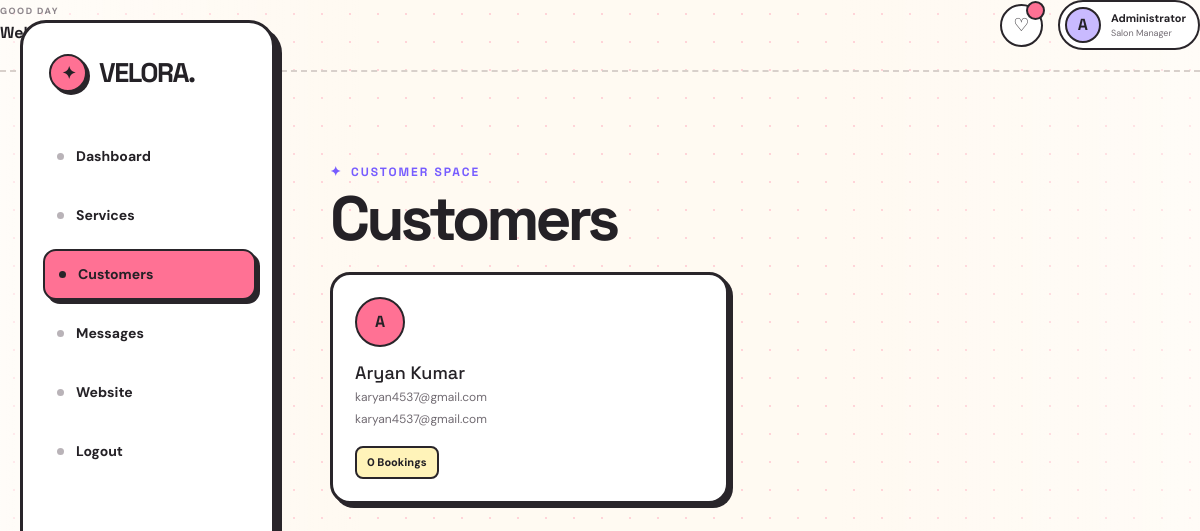
The page /admin/customers.php (signed in) on the database its author committed.
### tables this page shows
CREATE TABLE `users` (
  `id` int(11) NOT NULL,
  `name` varchar(120) NOT NULL,
  `email` varchar(160) NOT NULL,
  `phone` varchar(30) DEFAULT NULL,
  `password` varchar(255) NOT NULL,
  `role` enum('customer','admin') DEFAULT 'customer',
  `created_at` timestamp NOT NULL DEFAULT current_timestamp()
);

### config/connection.php (called while the page is built, shortened)
<?php
function e($v){return htmlspecialchars($v??'',ENT_QUOTES,'UTF-8');}
?>

### admin/customers.php (the view, shortened to what this page needs)
<?php
require "../config/connection.php";
$us = $conn->query("
    SELECT
        u.*,
        COUNT(a.id) bookings
    FROM users u
    LEFT JOIN appointments a
        ON a.user_id = u.id
    WHERE u.role='customer'
    GROUP BY u.id
    ORDER BY u.created_at DESC
");
?>
<!doctype html>
<html>
<head>
<link
    href="https://cdn.jsdelivr.net/npm/bootstrap@5.3.3/dist/css/bootstrap.min.css"
    rel="stylesheet"
>
<link
    rel="stylesheet"
    href="../assets/css/dashboard.css"
>
</head>
<body class="admin">
<div class="topbar">
    <div class="topbar-left">
        <div>
            <span class="topbar-small">GOOD DAY</span>
            <strong>Welcome back, Admin</strong>
        </div>
    </div>
    <div class="topbar-right">
        <div class="notification">
            ♡
            <span><?= $pending ?></span>
        </div>
        <div class="admin-profile">
            <div class="admin-avatar">
                A
            </div>
            <div class="admin-profile-text">
                <strong>Administrator</strong>
                <small>Salon Manager</small>
            </div>
        </div>
    </div>
</div>
<aside>
    <div class="brand">
        VELORA.
    </div>
    <a href="dashboard.php">
        Dashboard
    </a>
    <a href="services.php">
        Services
    </a>
    <a class="active" href="customers.php">
        Customers
    </a>
    <a href="messages.php">
        Messages
    </a>
    <a href="../index.php">
        Website
    </a>
    <a href="../auth/logout.php">
        Logout
    </a>
</aside>
<main>
    <p class="eyebrow">
        CUSTOMER SPACE
    </p>
    <h1>
        Customers
    </h1>
    <div class="customer-grid">
        <?php if ($us && $us->num_rows): ?>
            <?php while ($u = $us->fetch_assoc()): ?>
                <?php
                $initial =
                    strtoupper(
                        substr(
                            $u['name'] ?: 'C',
                            0,
                            1
                        )
                    );
                ?>
                <div class="customer-card">
                    <div class="customer-avatar">
                        <?= e($initial) ?>
                    </div>
                    <h3>
                        <?= e($u['name']) ?>
                    </h3>
                    <p>
                        <?= e($u['email']) ?>
                    </p>
                    <p>
                        <?= e($u['phone']) ?>
                    </p>
                    <span class="booking-count">
                        <?= $u['bookings'] ?>
                        <?= $u['bookings'] == 1
                            ? 'Booking'
                            : 'Bookings' ?>
                    </span>
                </div>
            <?php endwhile; ?>
        <?php else: ?>
            <div class="panel">
                No customers found.
            </div>
        <?php endif; ?>
    </div>
</main>
</body>
</html>

### rows shown on the page
users: name "A", name "Aryan Kumar", email "karyan4537@gmail.com", phone "karyan4537@gmail.com", bookings "0"
